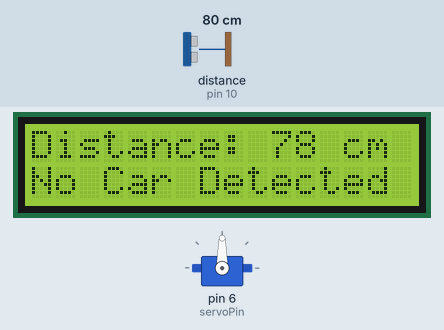
This sketch was run on a simulated Arduino Uno, built with avr-gcc and run on an emulated ATmega328P. On the bench: 16×2 character LCD, servo. Wiring (inferred from the names in the program): ultrasonic range finder: trigger pin 9; echo pin 10. The test bench sets the inputs (shaded band); at power-on: distance to the obstacle (sensor on pin 10) 80 cm. The echo pulse lasts 58.3 µs per cm.

Above: at 3.2 s.
3.3 s: distance to the obstacle (sensor on pin 10) set to 12 cm
At 4.3 s:
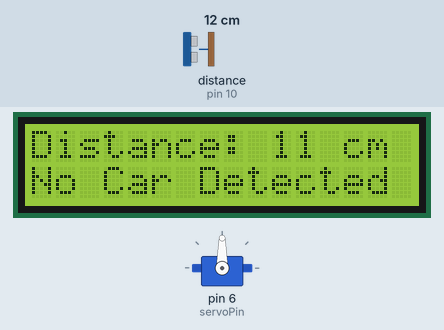
5.2 s: distance to the obstacle (sensor on pin 10) set to 9 cm
At 5.8 s:
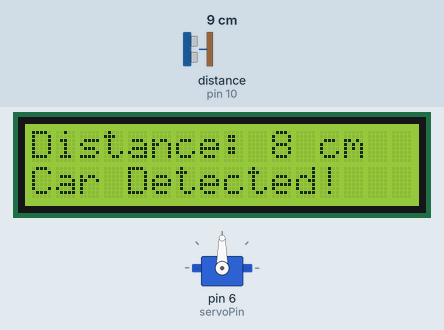
8.3 s: distance to the obstacle (sensor on pin 10) set to 18 cm
At 10.3 s:
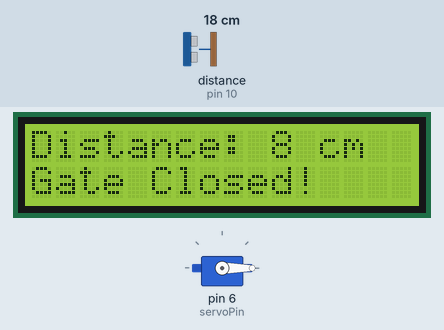
Timing chart, 0 to 11.8 s (numbered marks = the images above; inputs shaded):
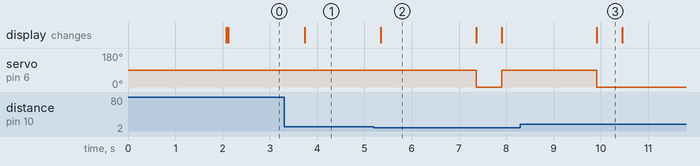

Measured:
- the behaviour switches between 11 and 10 cm on distance to the obstacle (sensor on pin 10) (found by bisection; images 1 and 2)
- after the input at 3.3 s, the display: changes after 0.44 s (image 1)
- after the input at 5.2 s, servo on pin 6 (servoPin): 90° → 0° after 2.2 s, → 90° 0.53 s later; the display: changes after 0.15 s (image 2)
- after the input at 8.3 s, servo on pin 6 (servoPin): goes on until 9.9 s, then stays 0°
- what the display in image 2 shows lasts 2.1 s, from 5.3 s to 7.4 s
- what the display in image 3 shows lasts 0.6 s, from 9.9 s to 10.5 s

The sketch:

Code.ino
```cpp
#include <Wire.h>
#include <LiquidCrystal_I2C.h>
#include <Servo.h>

LiquidCrystal_I2C lcd(0x27, 20, 4); // Adjust the address as needed
Servo myServo;

const int trigPin = 9;
const int echoPin = 10;
const int servoPin = 6;

void setup() {
  lcd.begin(16,2);
  lcd.backlight();
  myServo.attach(servoPin);
  pinMode(trigPin, OUTPUT);
  pinMode(echoPin, INPUT);
  Serial.begin(9600);

  lcd.setCursor(0, 0);
  lcd.print("Car Parking Sys");
  delay(2000);
  lcd.clear();
}

void loop() {
  long duration, distance;

  // Trigger the ultrasonic sensor
  digitalWrite(trigPin, LOW);
  delayMicroseconds(2);
  digitalWrite(trigPin, HIGH);
  delayMicroseconds(10);
  digitalWrite(trigPin, LOW);

  duration = pulseIn(echoPin, HIGH);
  distance = (duration * 0.034) / 2; // Calculate distance in cm

  // Display distance on LCD
  lcd.setCursor(0, 0);
  lcd.print("Distance: ");
  lcd.print(distance);
  lcd.print(" cm     "); // Extra spaces to clear previous characters

  // Check if the distance is less than a threshold (e.g., 10 cm)
  if (distance < 10) {
    lcd.setCursor(0, 1);
    lcd.print("Car Detected!   ");
    myServo.write(90); // Open the gate
    delay(2000); // Keep the gate open for 2 seconds
    myServo.write(0); // Close the gate
    lcd.setCursor(0, 2);
    lcd.print("Gate Closed!    ");
  } else {
    lcd.setCursor(0, 1);
    lcd.print("No Car Detected  ");
  }

  delay(500); // Delay before the next reading
}
```
